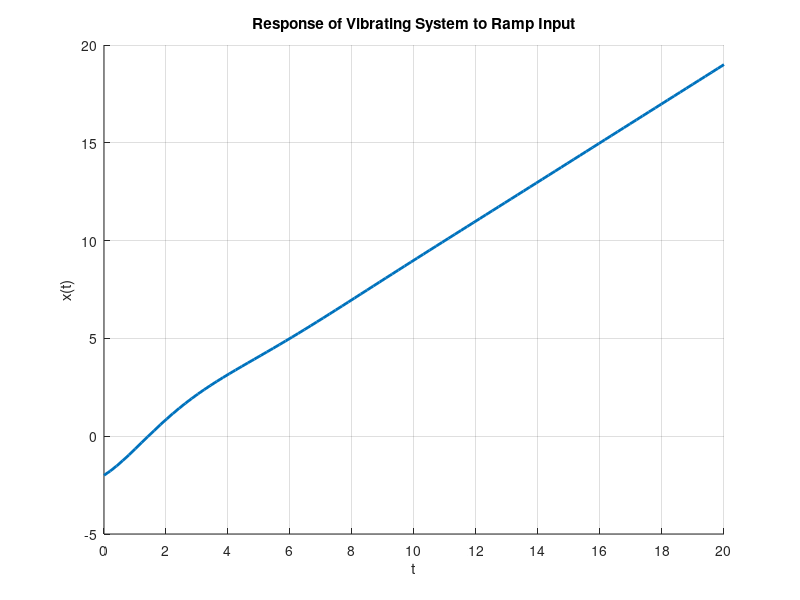

This chart was generated by the following MATLAB code:
% #################################################### %
% ################### Analytical ##################### %
% #################################################### %
% clc; clear; close all;

% m = 1;c = 1;k = 1;
% t_span = [0 20]; x0 = [0; 0];

% [t, x] = ode45(@(t, x) mass_spring_damper(t, x, m, c, k), t_span, x0);

% figure;
% plot(t, x(:,1), 'LineWidth', 2);
% xlabel('Time-(s)');
% ylabel('x(t)');
% title('Response of the Mass-Spring-Damper System to Ramp Input');
% grid on;
% xticks(0:2:20);


% function dxdt = mass_spring_damper(t, x, m, c, k)
%     r_t = t;
%     dxdt = zeros(2, 1);
%     dxdt(1) = x(2);
%     dxdt(2) = (r_t - c*x(2) - k*x(1)) / m;
% end

% #################################################### %
% ##################### ODE-45 ####################### %
% #################################################### %
clc; clear; close all;

omega = sqrt(3)/2;
t = linspace(0, 20, 100);
x_t = -1 + t + exp(-0.5 * t) .* ( (2 * sqrt(3))/3 .* sin(omega * t - 2*pi/3) );
bb = (sin(omega * t));
cc = exp(-0.5 * t);

figure;
hold on;
% plot(t, t, 'g--', 'LineWidth', 1);
% plot(t, bb, 'b.', 'LineWidth', 1);
% plot(t, cc, 'm.', 'LineWidth', 1);
% plot(t, -1, 'm.-', 'LineWidth', 1);
plot(t, x_t, 'LineWidth', 2);
xlabel('t');
ylabel('x(t)');
title('Response of Vibrating System to Ramp Input');
grid on;
xticks(0:2:20);